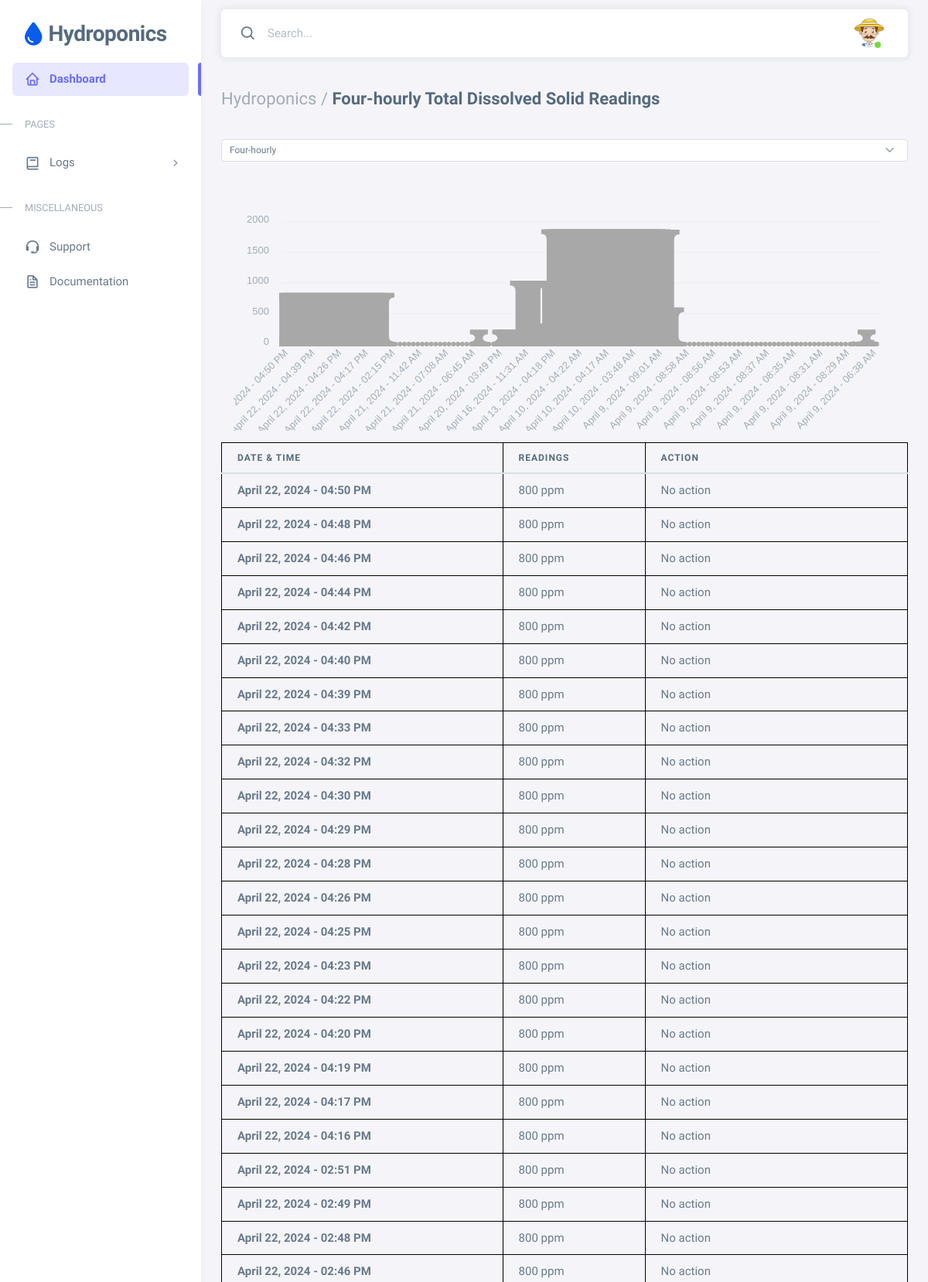
The app's page /php/tds.php (upper part) with its own data.
### tables this page shows
CREATE TABLE `total_dissolved_solids` (
  `tds_id` int(11) NOT NULL,
  `sensor_name` varchar(12) NOT NULL DEFAULT 'Conductivity',
  `tds_cdate` datetime NOT NULL DEFAULT current_timestamp(),
  `tds_readings` int(11) NOT NULL,
  `status` int(11) NOT NULL DEFAULT 0,
  `action` varchar(255) NOT NULL
);

### chartdata.php (called while the page is built, shortened)
<?php
$conn = new mysqli("localhost", "root", "", "hydro");
$query = "SELECT * FROM temperature ORDER BY temp_cdate DESC";
$result = mysqli_query($conn, $query);
while ($row = mysqli_fetch_assoc($result)) {
    $temperaturedate[] = date("F j, Y - h:i A", strtotime($row['temp_cdate']));
}
?>

### includes/chartdata.php (called while the page is built, shortened)
<?php
    $tchartquery = "SELECT * FROM total_dissolved_solids ORDER BY tds_cdate DESC";
    $tchartresult = mysqli_query($conn, $tchartquery);
    while ($row = mysqli_fetch_assoc($tchartresult)) {
        $data_tchart[] = $row;
    }
?>

### php/tds.php (the view, shortened to what this page needs)
<?php include "../chartdata.php"; ?>
<?php include "../average.php"; ?>
<?php include "../includes/chartdata.php"; ?>
<!DOCTYPE html>
<html
  lang="en"
  class="light-style layout-menu-fixed"
  dir="ltr"
  data-theme="theme-default"
  data-assets-path="../assets/"
  data-template="vertical-menu-template-free"
>
  <head>
    <link rel="stylesheet" href="../assets/vendor/fonts/boxicons.css" />
    <link rel="stylesheet" href="../assets/vendor/css/core.css" class="template-customizer-core-css" />
    <link rel="stylesheet" href="../assets/vendor/css/theme-default.css" class="template-customizer-theme-css" />
    <link rel="stylesheet" href="../assets/css/demo.css" />
    <link rel="stylesheet" href="../assets/vendor/libs/perfect-scrollbar/perfect-scrollbar.css" />
    <link rel="stylesheet" href="https://cdnjs.cloudflare.com/ajax/libs/font-awesome/6.3.0/css/all.min.css">
    <link rel="stylesheet" href="https://cdn.datatables.net/1.13.7/css/jquery.dataTables.min.css">
  </head>
  <body>
    <div class="layout-wrapper layout-content-navbar">
      <div class="layout-container">
        <aside id="layout-menu" class="layout-menu menu-vertical menu bg-menu-theme">
          <div class="app-brand demo">
            <a href="ph.php" class="app-brand-link">
                <i class="fa-solid fa-droplet fa-bounce fa-2xl" style="color: #095cec;"></i>  <span class="app-brand-text demo menu-text fw-bolder ms-2">
                <span style="text-transform: uppercase;">H</span>ydroponics</span>
            </a>
          </div>
          <ul class="menu-inner py-1">
            <li class="menu-item active">
              <a href="ph.php" class="menu-link">
                <i class="menu-icon tf-icons bx bx-home"></i>
                <div data-i18n="Analytics">Dashboard</div>
              </a>
            </li>
            <li class="menu-header small text-uppercase">
              <span class="menu-header-text">Pages</span>
            </li>
            <li class="menu-item">
              <a href="javascript:void(0);" class="menu-link menu-toggle">
                <i class="menu-icon tf-icons bx bx-book"></i>
                <div data-i18n="Account Settings">Logs</div>
              </a>
            </li>
            <li class="menu-header small text-uppercase"><span class="menu-header-text">Miscellaneous</span></li>
            <li class="menu-item">
              <a
                href="github page here static"
                target="_blank"
                class="menu-link"
              >
                <i class="menu-icon tf-icons bx bx-support"></i>
                <div data-i18n="Support">Support</div>
              </a>
            </li>
            <li class="menu-item">
              <a
                href="github page here static"
                target="_blank"
                class="menu-link"
              >
                <i class="menu-icon tf-icons bx bx-file"></i>
                <div data-i18n="Documentation">Documentation</div>
              </a>
            </li>
          </ul>
        </aside>
        <div class="layout-page">
          <nav
            class="layout-navbar container-xxl navbar navbar-expand-xl navbar-detached align-items-center bg-navbar-theme"
            id="layout-navbar"
          >
            <div class="navbar-nav-right d-flex align-items-center" id="navbar-collapse">
              <div class="navbar-nav align-items-center">
                <div class="nav-item d-flex align-items-center">
                  <i class="bx bx-search fs-4 lh-0"></i>
                  <input
                    type="text"
                    class="form-control border-0 shadow-none"
                    placeholder="Search..."
                    aria-label="Search..."
                  />
                </div>
              </div>
              <ul class="navbar-nav flex-row align-items-center ms-auto">
                <li class="nav-item navbar-dropdown dropdown-user dropdown">
                  <a class="nav-link dropdown-toggle hide-arrow" href="javascript:void(0);" data-bs-toggle="dropdown">
                    <div class="avatar avatar-online">
                      <img src="../assets/img/avatars/9.png" alt class="w-px-40 h-auto rounded-circle" />
                    </div>
                  </a>
                </li>
              </ul>
            </div>
          </nav>
          <div class="content-wrapper">
            <div class="container-xxl flex-grow-1 container-p-y">
              <h4 class="fw-bold py-3 mb-4"><span class="text-muted fw-light">Hydroponics /</span> Four-hourly Total Dissolved Solid Readings</h4>
              <select id="monthDropdown" class="form-select form-select-sm mb-5" >
                              <option value="Day">Four-hourly</option>
              </select>
              <div id="chartContainer" class="px-2">
                  <div id="totalRevenueChart2" class="px-2"></div>
              </div>
              <div class="table-responsive text-nowrap">
                <table id="datatables" class="table card-table">
                  <thead>
                    <tr>
                      <th>Date & Time</th>
                      <th>Readings</th>
                      <th>Action</th>
                    </tr>
                  </thead>
                  <tbody class="table-border-bottom-0">
                    <?php
                    foreach ($temperaturedate as $index => $date) {
                        echo '<tr>';
                        echo '<td><i class="text-danger"></i> <strong>' . $date . '</strong></td>';
                        if (isset($data_tchart[$index])) {
                          echo '<td>' . $data_tchart[$index]['tds_readings'] . ' ppm'.'</td>';
                        } else {
                          echo '<td>N/A</td>';
                        }
                        echo '<td>' . $data_tchart[$index]['action'] . '</td>';
                        echo '</tr>';
                    }
                    ?>
                  </tbody>
                </table>
              </div>
          </div>
        </div>
      </div>
    </div>
  </body>
</html>

### assets/css/demo.css (style rules this page uses)
.menu .app-brand.demo { height: 64px; margin-top: 12px; }
.app-brand-text.demo { font-size: 1.75rem; letter-spacing: -0.5px; text-transform: lowercase; }
table { width: 100%; border-collapse: collapse; }
table, th, td { border: 1px solid black; }
th, td { padding: 8px; text-align: left; }

### records on screen
total_dissolved_solids: date "April 22, 2024 - 04:50 PM", tds_readings "800", action "No action"
total_dissolved_solids: date "April 22, 2024 - 04:48 PM", tds_readings "800", action "No action"
total_dissolved_solids: date "April 22, 2024 - 04:46 PM", tds_readings "800", action "No action"
total_dissolved_solids: date "April 22, 2024 - 04:44 PM", tds_readings "800", action "No action"
total_dissolved_solids: date "April 22, 2024 - 04:42 PM", tds_readings "800", action "No action"
total_dissolved_solids: date "April 22, 2024 - 04:40 PM", tds_readings "800", action "No action"
total_dissolved_solids: date "April 22, 2024 - 04:39 PM", tds_readings "800", action "No action"
total_dissolved_solids: date "April 22, 2024 - 04:33 PM", tds_readings "800", action "No action"
total_dissolved_solids: date "April 22, 2024 - 04:32 PM", tds_readings "800", action "No action"
total_dissolved_solids: date "April 22, 2024 - 04:30 PM", tds_readings "800", action "No action"
total_dissolved_solids: date "April 22, 2024 - 04:29 PM", tds_readings "800", action "No action"
total_dissolved_solids: date "April 22, 2024 - 04:28 PM", tds_readings "800", action "No action"
total_dissolved_solids: date "April 22, 2024 - 04:26 PM", tds_readings "800", action "No action"
total_dissolved_solids: date "April 22, 2024 - 04:25 PM", tds_readings "800", action "No action"
total_dissolved_solids: date "April 22, 2024 - 04:23 PM", tds_readings "800", action "No action"
total_dissolved_solids: date "April 22, 2024 - 04:22 PM", tds_readings "800", action "No action"
total_dissolved_solids: date "April 22, 2024 - 04:20 PM", tds_readings "800", action "No action"
total_dissolved_solids: date "April 22, 2024 - 04:19 PM", tds_readings "800", action "No action"
total_dissolved_solids: date "April 22, 2024 - 04:17 PM", tds_readings "800", action "No action"
total_dissolved_solids: date "April 22, 2024 - 04:16 PM", tds_readings "800", action "No action"
total_dissolved_solids: date "April 22, 2024 - 02:51 PM", tds_readings "800", action "No action"
total_dissolved_solids: date "April 22, 2024 - 02:49 PM", tds_readings "800", action "No action"
total_dissolved_solids: date "April 22, 2024 - 02:48 PM", tds_readings "800", action "No action"
total_dissolved_solids: date "April 22, 2024 - 02:46 PM", tds_readings "800", action "No action"
